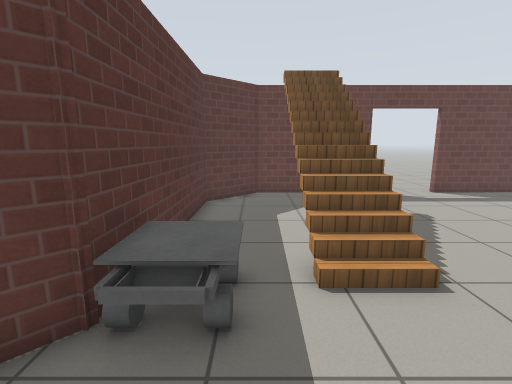
view 1 (above)

20 first-person views from a walk through a world built for the Gazebo simulator. The camera is 1.2 m above the floor, tilts 10° down and sees 85° across. The floor is counted in squares, 0.5 m on a side. Each view is taken from the middle of a square. On the plan, view 1 faces up. The plan holds only what a view shows up to about 18 squares ahead; the rest is blank. The place goes on beyond the plan. Simple patterns stand in for the simulator's built-in surfaces. Simple shapes stand in for some stock models.

view 2
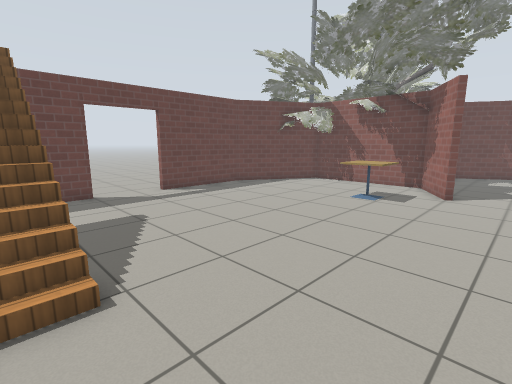

view 3
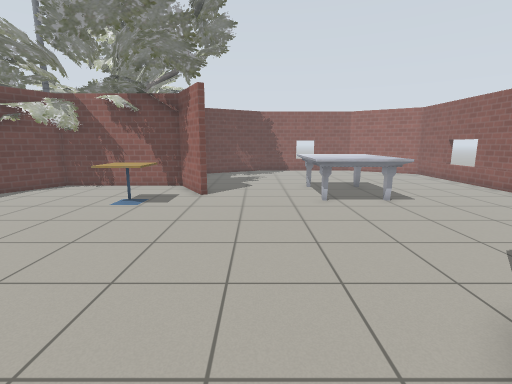

view 4
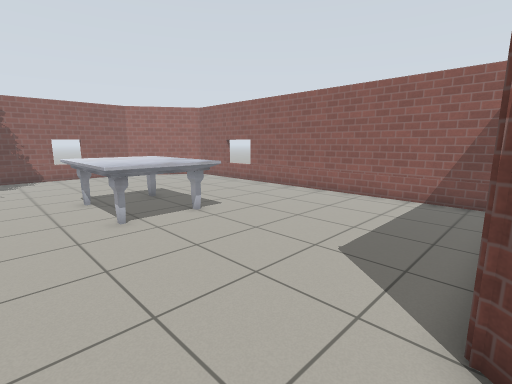

view 5
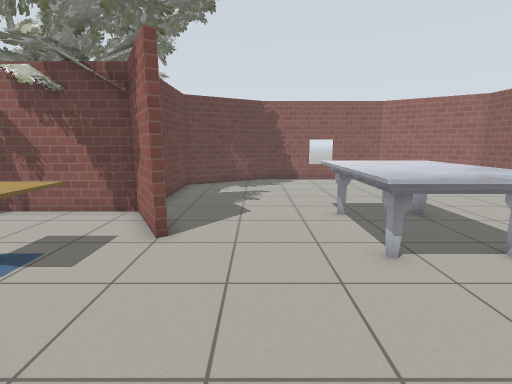

view 6
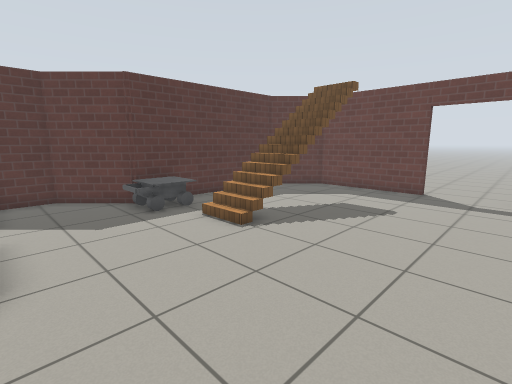

view 7
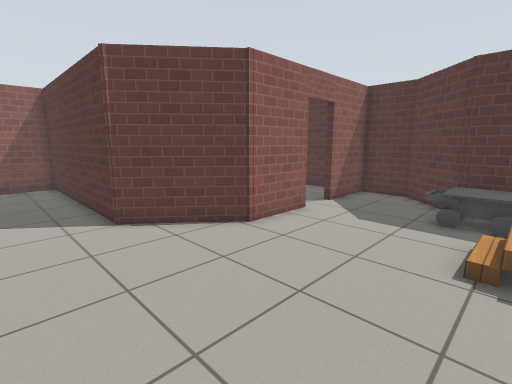

view 8
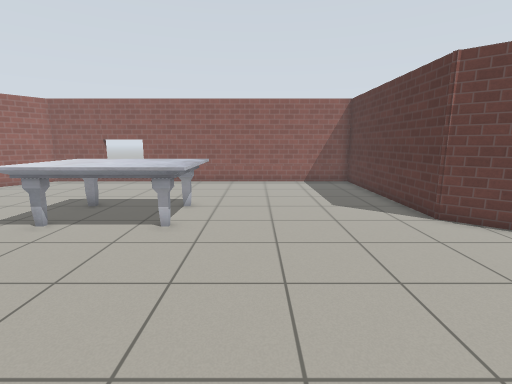

view 9
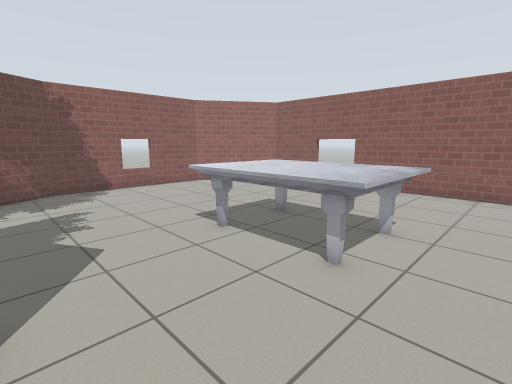

view 10
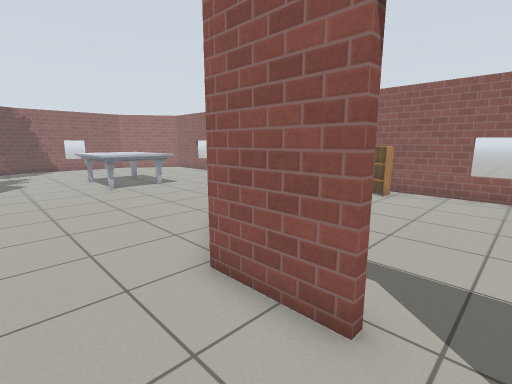

view 11
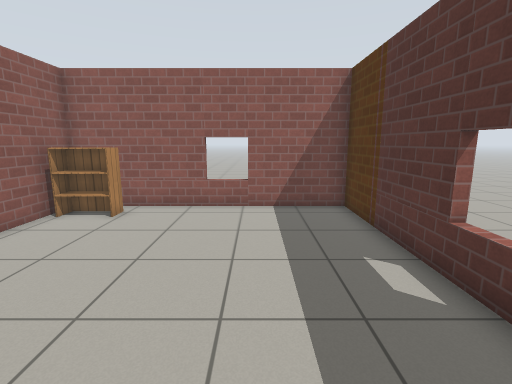

view 12
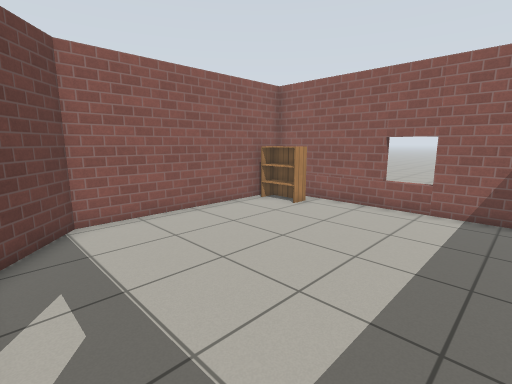

view 13
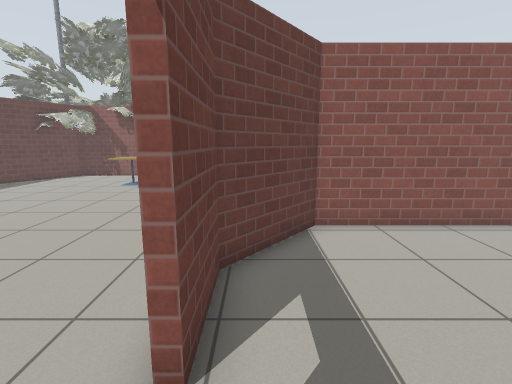

view 14
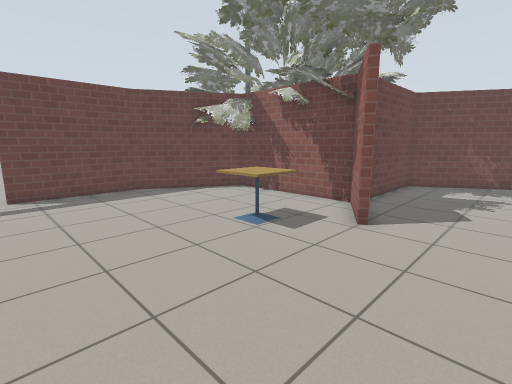

view 15
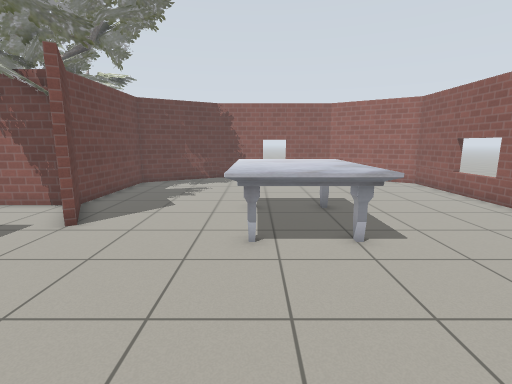

view 16
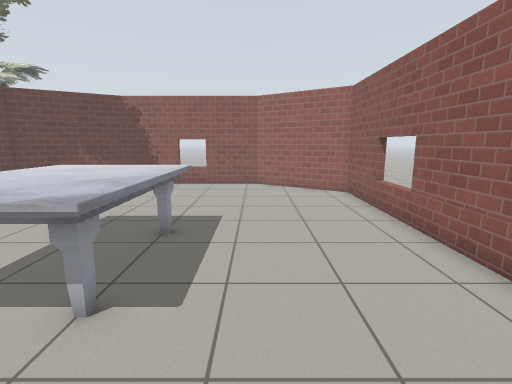

view 17
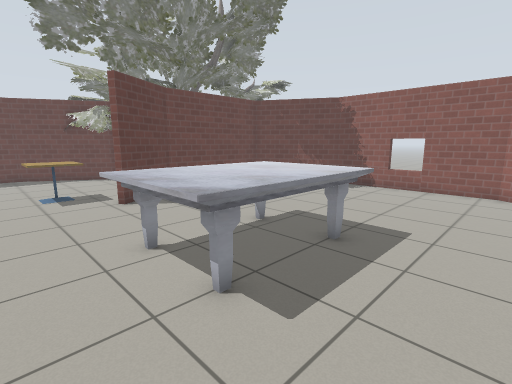

view 18
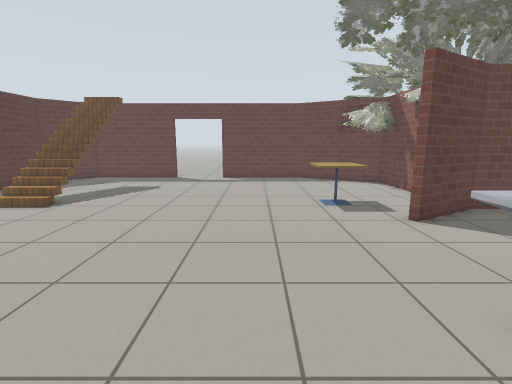

view 19
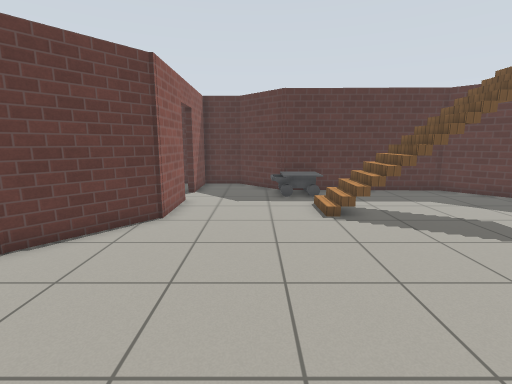

view 20
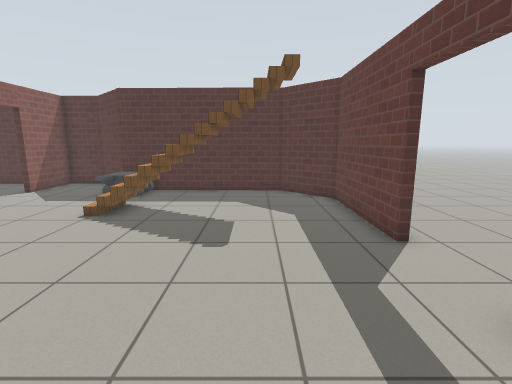

### Floor plan
Points are (right, up) in squares from view 1. A wall is a line through its corners. A room is listed if a view was taken in it or the views show most of it. See-through windows are left out.
Room 1 (views 1, 2, 3, 4, 5, 6, 7, 8, 9, 10, 14, 15, 16, 17, 18, 19, 20)
walls: (15.7, 2.5) (18.6, 4.2) (18.6, 10.7) (13.8, 13.5) (8.7, 13.5); (3.1, -1) (6.2, -3.6) (6.2, -12.5) (24.5, -12.5) (27.4, -8.1) (27.4, -0.5) (24.9, 3.9) (18.8, 3.9) (15.9, 2.2); (0.2, -1) (3.4, -1); (5.4, 13.5) (0.1, 13.4) (-2, 11.3) (-2.2, 4.3); (-2.4, 3.2) (-4.4, 1.1) (-4.4, -1) (-1.5, -1)
ways out: open door at (-0.5, -1) to room 2; open door at (7, 14)
objects: other object (-2, 3) to (0, 5); stairs (1, 10); marble table (14, -6) to (19, -3); cafe table (14, 5) to (15, 6)
Room 2 (views 11, 12, 13)
walls: (-4.4, -2) (-4.4, -12.5) (5.9, -12.5) (5.9, -3.7) (3, -1.3) (0.2, -1.3)
ways out: open door at (-0.5, -1) to room 1
objects: bookshelf (4, -11) to (5, -11)

Where each view was taken, in squares from view 1:
view 1: 0 up, 0 right, facing up
view 2: 0 up, 2 right, facing up-right
view 3: 0 up, 3 right, facing right
view 4: 0 up, 6 right, facing down-right
view 5: 0 up, 9 right, facing right
view 6: 1 down, 9 right, facing up-left
view 7: 5 up, 9 right, facing down-left
view 8: 5 up, 12 right, facing down
view 9: 2 up, 12 right, facing down-right
view 10: 2 up, 1 left, facing down-right
view 11: 2 down, 1 left, facing down
view 12: 2 down, 3 left, facing down-right
view 13: 2 down, 2 left, facing right
view 14: 1 down, 8 right, facing up-right
view 15: 3 down, 8 right, facing right
view 16: 8 down, 11 right, facing right
view 17: 9 down, 12 right, facing up-right
view 18: 6 down, 11 right, facing up
view 19: 2 up, 12 right, facing left
view 20: 10 up, 12 right, facing left
